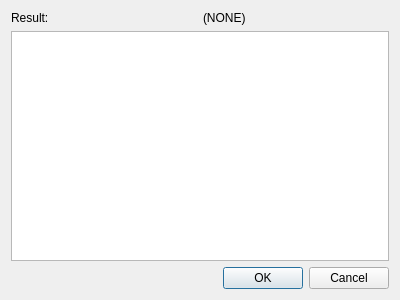
<?xml version="1.0" encoding="UTF-8"?>
<ui version="4.0">
 <class>Dialog</class>
 <widget class="QDialog" name="Dialog">
  <property name="geometry">
   <rect>
    <x>0</x>
    <y>0</y>
    <width>400</width>
    <height>300</height>
   </rect>
  </property>
  <property name="windowTitle">
   <string>Dialog</string>
  </property>
  <layout class="QVBoxLayout" name="verticalLayout">
   <item>
    <layout class="QHBoxLayout" name="layout_result">
     <item>
      <widget class="QLabel" name="lbl_resultText">
       <property name="text">
        <string>Result:</string>
       </property>
      </widget>
     </item>
     <item>
      <widget class="QLabel" name="lbl_result">
       <property name="text">
        <string>(NONE)</string>
       </property>
      </widget>
     </item>
    </layout>
   </item>
   <item>
    <widget class="QTableView" name="tableView"/>
   </item>
   <item>
    <widget class="QDialogButtonBox" name="buttonBox">
     <property name="orientation">
      <enum>Qt::Horizontal</enum>
     </property>
     <property name="standardButtons">
      <set>QDialogButtonBox::Cancel|QDialogButtonBox::Ok</set>
     </property>
    </widget>
   </item>
  </layout>
 </widget>
 <resources/>
 <connections>
  <connection>
   <sender>buttonBox</sender>
   <signal>accepted()</signal>
   <receiver>Dialog</receiver>
   <slot>accept()</slot>
   <hints>
    <hint type="sourcelabel">
     <x>248</x>
     <y>254</y>
    </hint>
    <hint type="destinationlabel">
     <x>157</x>
     <y>274</y>
    </hint>
   </hints>
  </connection>
  <connection>
   <sender>buttonBox</sender>
   <signal>rejected()</signal>
   <receiver>Dialog</receiver>
   <slot>reject()</slot>
   <hints>
    <hint type="sourcelabel">
     <x>316</x>
     <y>260</y>
    </hint>
    <hint type="destinationlabel">
     <x>286</x>
     <y>274</y>
    </hint>
   </hints>
  </connection>
 </connections>
</ui>
